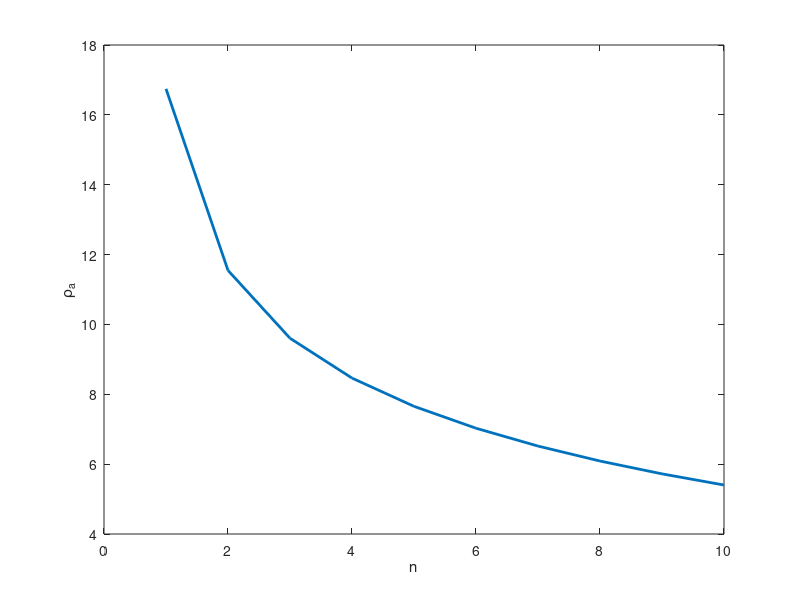

Write the MATLAB code that produced this figure.


%pole-pole array
clc
clear
close all
%% initial values
rho1=10;
rho2=100;
I=2;
z=5;
a=2;
n=10; % Number of electrode displacements
N=2;

%% calculation:
k=(rho2-rho1)/(rho1+rho2);
E=1e-5;
Vp1=zeros(n,1);
Vp2=zeros(n,1);
for i=1:n
    r1=i*a; 
    e1=inf;s1=0;m1=0;

    while(e1>E)
        m1=m1+1;
        e1=k^m1/sqrt(r1^2+(2*m1*z)^2);
        s1=s1+e1;       
    end

    Vp1(i)=I*rho1/(2*pi)*(1/r1 + 2*s1);
        
end

rhoa=2*pi*N*Vp1/I;

%% result
figure;
plot(1:n,rhoa,'linewidth',2)
xlabel('n')
ylabel('\rho_{a}')
